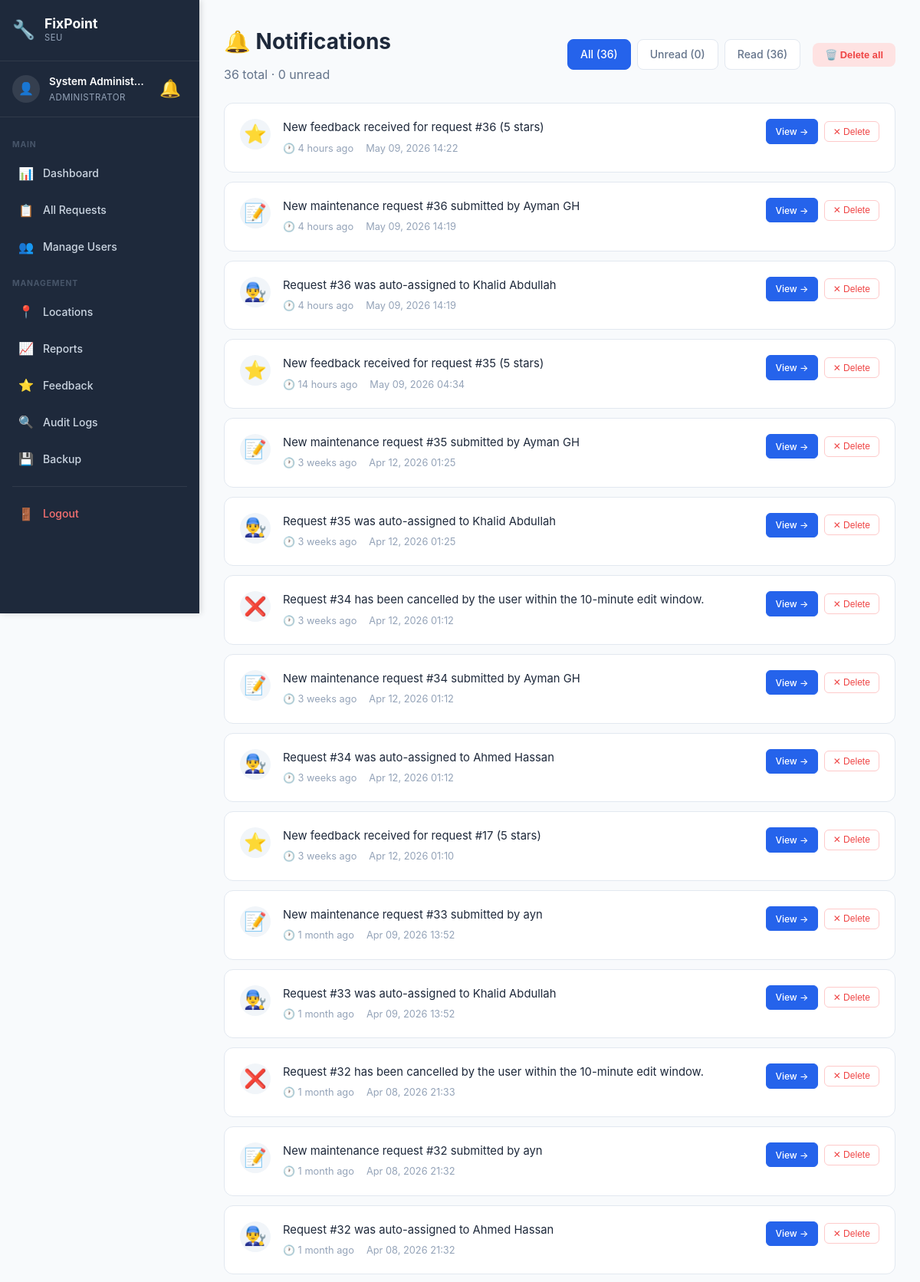
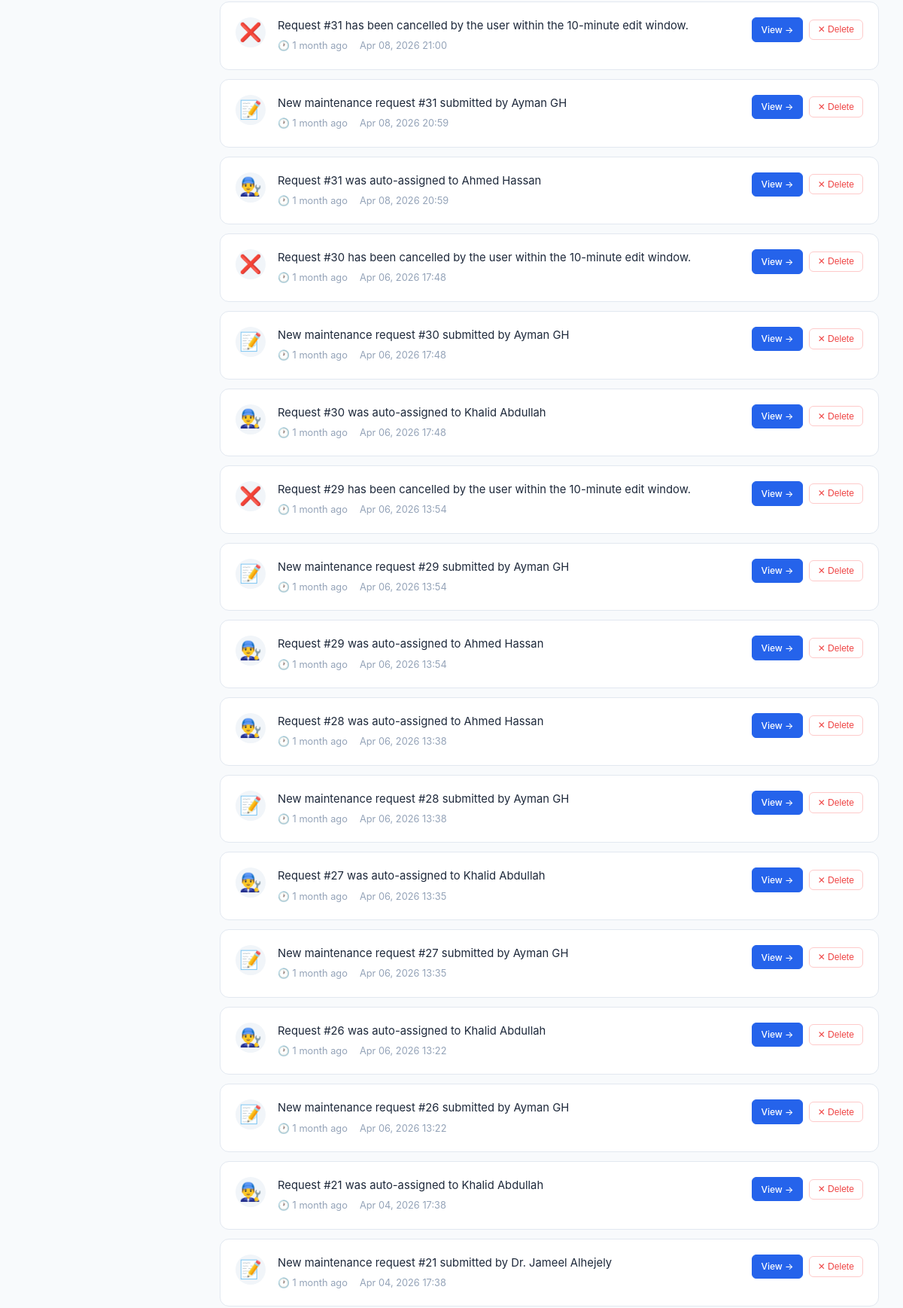
/notifications.php (signed in, upper part), run on the app's committed database (2 pictures, top to bottom).
### tables this page shows
CREATE TABLE `notification` (
  `NotificationID` int(11) NOT NULL,
  `UserID` int(11) NOT NULL,
  `Title` varchar(255) NOT NULL DEFAULT '',
  `RequestID` int(11) DEFAULT NULL,
  `Message` text NOT NULL,
  `IsRead` tinyint(1) DEFAULT 0,
  `CreatedAt` timestamp NOT NULL DEFAULT current_timestamp()
);

### config/helpers.php (called while the page is built, shortened)
<?php
function formatDate($date, $format = 'M d, Y H:i') {
    return date($format, strtotime($date));
}
function e($string) {
    return htmlspecialchars($string, ENT_QUOTES, 'UTF-8');
}
?>

### notifications.php (the view, shortened to what this page needs)
<?php
require_once 'config/database.php';
require_once 'config/helpers.php';
$user_id = $_SESSION['user_id'];
$role_id = $_SESSION['role_id'];
$filter = isset($_GET['filter']) ? $_GET['filter'] : 'all';
$where = "WHERE n.UserID = ?";
$sql = "SELECT
            n.NotificationID,
            n.Message,
            n.IsRead,
            n.CreatedAt,
            n.RequestID
        FROM notification n
        $where
        ORDER BY n.CreatedAt DESC";
$stmt = $conn->prepare($sql);
$stmt->bind_param("i", $user_id);
$stmt->execute();
$notifications = $stmt->get_result()->fetch_all(MYSQLI_ASSOC);
$count_sql = "SELECT
    COUNT(*) as total,
    SUM(CASE WHEN IsRead = 0 THEN 1 ELSE 0 END) as unread,
    SUM(CASE WHEN IsRead = 1 THEN 1 ELSE 0 END) as read_count
FROM notification WHERE UserID = ?";
$count_stmt = $conn->prepare($count_sql);
$count_stmt->bind_param("i", $user_id);
$count_stmt->execute();
$counts = $count_stmt->get_result()->fetch_assoc();
if ($role_id == 1) {
    $details_path = 'admin/request-details.php?id=';
} elseif ($role_id == 2) {
    $details_path = 'technician/task-details.php?id=';
    $dashboard_path = 'technician/dashboard.php';
} else {
    $details_path = 'user/request-details.php?id=';
    $dashboard_path = 'user/dashboard.php';
}
if (!function_exists('notifTimeAgo')) {
    function notifTimeAgo($datetime) {
        $now = new DateTime();
        $ago = new DateTime($datetime);
        $diff = $now->diff($ago);
        if ($diff->m > 0) return $diff->m . ' month' . ($diff->m > 1 ? 's' : '') . ' ago';
        if ($diff->d > 0) {
            return floor($diff->d / 7) . ' week' . (floor($diff->d / 7) > 1 ? 's' : '') . ' ago';
        }
        if ($diff->h > 0) return $diff->h . ' hour' . ($diff->h > 1 ? 's' : '') . ' ago';
        return 'Just now';
    }
}
function getNotifIcon($message) {
    if (strpos($message, 'assigned') !== false) return '👨‍🔧';
    if (strpos($message, 'feedback') !== false || strpos($message, 'stars') !== false) return '⭐';
    if (strpos($message, 'submitted') !== false || strpos($message, 'new') !== false) return '📝';
    if (strpos($message, 'cancelled') !== false) return '❌';
    return '🔔';
}
$_sidebar_role = $_SESSION['role_id'] ?? 0;
?>
<!DOCTYPE html>
<html lang="en">
<head>
    <link rel="stylesheet" href="assets/css/style.css">
    <link rel="stylesheet" href="assets/css/dashboard.css">
    <link rel="stylesheet" href="assets/css/sidebar.css">
</head>
<body class="has-sidebar">
    <aside class="sidebar" id="sidebar">
        <div class="sidebar-header">
            <div class="sidebar-logo">
                <span class="sidebar-logo-icon">🔧</span>
                <div>
                    <span class="sidebar-logo-text">FixPoint</span>
                    <span class="sidebar-logo-sub">SEU</span>
                </div>
            </div>
        </div>
        <div class="sidebar-user">
            <div class="sidebar-avatar">👤</div>
            <div class="sidebar-user-info">
                <span class="sidebar-user-name"><?php echo e($_SESSION['name']); ?></span>
                <span class="sidebar-user-role">
                    <?php
                    if ($_sidebar_role == 1) echo 'Administrator';
                    elseif ($_sidebar_role == 2) echo 'Technician';
                    else echo 'User';
                    ?>
                </span>
            </div>
            <?php include 'includes/notification-bell.php'; ?>
        </div>
        <nav class="sidebar-nav">
            <?php if ($_sidebar_role == 1): ?>
                <div class="sidebar-section-label">Main</div>
                <a href="admin/dashboard.php" class="sidebar-link"><span class="sidebar-icon">📊</span><span>Dashboard</span></a>
                <a href="admin/all-requests.php" class="sidebar-link"><span class="sidebar-icon">📋</span><span>All Requests</span></a>
                <a href="admin/users.php" class="sidebar-link"><span class="sidebar-icon">👥</span><span>Manage Users</span></a>
                <div class="sidebar-section-label">Management</div>
                <a href="admin/locations.php" class="sidebar-link"><span class="sidebar-icon">📍</span><span>Locations</span></a>
                <a href="admin/reports.php" class="sidebar-link"><span class="sidebar-icon">📈</span><span>Reports</span></a>
                <a href="admin/all-feedback.php" class="sidebar-link"><span class="sidebar-icon">⭐</span><span>Feedback</span></a>
                <a href="admin/audit-logs.php" class="sidebar-link"><span class="sidebar-icon">🔍</span><span>Audit Logs</span></a>
                <a href="admin/backup.php" class="sidebar-link"><span class="sidebar-icon">💾</span><span>Backup</span></a>
            <?php endif; ?>
            <div class="sidebar-divider"></div>
            <a href="auth/logout.php" class="sidebar-link sidebar-logout">
                <span class="sidebar-icon">🚪</span><span>Logout</span>
            </a>
        </nav>
    </aside>
    <div class="main-content">
            <div class="topbar-notif"><?php include 'includes/notification-bell.php'; ?></div>
    <div class="dashboard">
        <div class="dashboard-container">
            <div class="notif-page-header">
                <div>
                    <h1 class="welcome-text">🔔 Notifications</h1>
                    <p style="color: #64748b; margin-top: 0.25rem;">
                        <?php echo $counts['total']; ?> total · <?php echo $counts['unread']; ?> unread
                    </p>
                </div>
                <div style="display: flex; gap: 1rem; flex-wrap: wrap; align-items: center;">
                    <div class="notif-filters">
                        <a href="notifications.php?filter=all" class="notif-filter-btn <?php echo $filter === 'all' ? 'active' : ''; ?>">
                            All (<?php echo $counts['total']; ?>)
                        </a>
                        <a href="notifications.php?filter=unread" class="notif-filter-btn <?php echo $filter === 'unread' ? 'active' : ''; ?>">
                            Unread (<?php echo $counts['unread']; ?>)
                        </a>
                        <a href="notifications.php?filter=read" class="notif-filter-btn <?php echo $filter === 'read' ? 'active' : ''; ?>">
                            Read (<?php echo $counts['read_count']; ?>)
                        </a>
                    </div>
                    <?php if ($counts['total'] > 0): ?>
                        <div class="notif-actions">
                            <button class="notif-action-btn btn-delete-all" onclick="pageDeleteAll()">
                                🗑️ Delete all
                            </button>
                        </div>
                    <?php endif; ?>
                </div>
            </div>
            <div id="notifPageList">
                <?php if (count($notifications) > 0): ?>
                    <?php foreach ($notifications as $notif): ?>
                        <div class="notif-card <?php echo $notif['IsRead'] ? '' : 'unread'; ?>" id="page-notif-<?php echo $notif['NotificationID']; ?>">
                            <div class="notif-card-icon">
                                <?php echo getNotifIcon($notif['Message']); ?>
                            </div>
                            <div class="notif-card-content">
                                <div class="notif-card-message"><?php echo e($notif['Message']); ?></div>
                                <div class="notif-card-meta">
                                    <span>🕐 <?php echo notifTimeAgo($notif['CreatedAt']); ?></span>
                                    <span><?php echo formatDate($notif['CreatedAt']); ?></span>
                                </div>
                            </div>
                            <div class="notif-card-actions">
                                <?php if ($notif['RequestID']): ?>
                                    <a href="<?php echo $details_path . $notif['RequestID']; ?>" class="notif-card-btn view-btn">
                                        View →
                                    </a>
                                <?php endif; ?>
                                <button class="notif-card-btn delete-btn" onclick="pageDeleteOne(<?php echo $notif['NotificationID']; ?>)">
                                    ✕ Delete
                                </button>
                            </div>
                        </div>
                    <?php endforeach; ?>
                <?php endif; ?>
            </div>
        </div>
    </div>
    </div>
</body>
</html>

### assets/css/style.css (style rules this page uses)
* { margin: 0; padding: 0; box-sizing: border-box; }
:root { --primary-color: #2563eb; --primary-dark: #1e40af; --secondary-color: #64748b; --success-color: #10b981; --danger-color: #ef4444; --warning-color: #f59e0b; --dark: #1e293b; --gray: #64748b; --light-gray: #f1f5f9; --white: #ffffff; --shadow: 0 4px 6px rgba(0, 0, 0, 0.1); --shadow-lg: 0 10px 25px rgba(0, 0, 0, 0.15); }
body { font-family: -apple-system, BlinkMacSystemFont, 'Segoe UI', Roboto, 'Helvetica Neue', Arial, sans-serif; line-height: 1.6; color: var(--dark); background-color: var(--white); }

### assets/css/dashboard.css (style rules this page uses)
.dashboard { min-height: 100vh; background: #f8fafc; }
.dashboard-container { max-width: 1400px; margin: 0 auto; padding: 2rem; }
.welcome-text { font-size: 1.75rem; font-weight: 700; color: #1e293b; margin-bottom: 0.5rem; }

### assets/css/sidebar.css (style rules this page uses)
:root { --sidebar-width: 260px; --sidebar-bg: #1e293b; --sidebar-text: #cbd5e1; --sidebar-active-bg: rgba(37, 99, 235, 0.15); --sidebar-active-text: #60a5fa; --sidebar-hover-bg: rgba(255, 255, 255, 0.05); --topbar-height: 56px; }
body.has-sidebar { margin: 0; padding: 0; display: flex; min-height: 100vh; background: #f8fafc; }
.sidebar { position: fixed; top: 0; left: 0; width: var(--sidebar-width); height: 100vh; background: var(--sidebar-bg); display: flex; flex-direction: column; z-index: 1000; overflow-y: auto; overflow-x: visible; transition: transform 0.3s ease; box-shadow: 2px 0 8px rgba(0,0,0,0.15); }
.sidebar-header { display: flex; align-items: center; justify-content: space-between; padding: 1.25rem 1rem; border-bottom: 1px solid rgba(255,255,255,0.08); flex-shrink: 0; }
.sidebar-logo { display: flex; align-items: center; gap: 0.75rem; }
.sidebar-logo-icon { font-size: 1.5rem; }
.sidebar-logo-text { display: block; font-size: 1.1rem; font-weight: 700; color: #fff; line-height: 1.2; }
.sidebar-logo-sub { display: block; font-size: 0.7rem; color: #94a3b8; text-transform: uppercase; letter-spacing: 0.05em; }
.sidebar-user { display: flex; align-items: center; gap: 0.75rem; padding: 1rem; border-bottom: 1px solid rgba(255,255,255,0.08); flex-shrink: 0; }
.sidebar-avatar { width: 36px; height: 36px; background: rgba(255,255,255,0.1); border-radius: 50%; display: flex; align-items: center; justify-content: center; font-size: 1rem; flex-shrink: 0; }
.sidebar-user-info { flex: 1; min-width: 0; }
.sidebar-user-name { display: block; color: #fff; font-size: 0.85rem; font-weight: 600; white-space: nowrap; overflow: hidden; text-overflow: ellipsis; }
.sidebar-user-role { display: block; color: #94a3b8; font-size: 0.72rem; text-transform: uppercase; letter-spacing: 0.04em; }
.sidebar-nav { flex: 1; padding: 0.75rem 0; overflow-y: auto; }
.sidebar-section-label { padding: 0.5rem 1rem 0.25rem; font-size: 0.65rem; font-weight: 700; color: #475569; text-transform: uppercase; letter-spacing: 0.08em; margin-top: 0.5rem; }
.sidebar-link { display: flex; align-items: center; gap: 0.75rem; padding: 0.65rem 1rem; color: var(--sidebar-text); text-decoration: none; font-size: 0.875rem; font-weight: 500; transition: all 0.15s ease; position: relative; margin: 0.1rem 0.5rem; border-radius: 0.5rem; }
.sidebar-icon { font-size: 1rem; flex-shrink: 0; width: 20px; text-align: center; }
.sidebar-divider { height: 1px; background: rgba(255,255,255,0.08); margin: 0.75rem 1rem; }
.sidebar-logout { color: #f87171 !important; }
.main-content { margin-left: var(--sidebar-width); flex: 1; min-height: 100vh; width: calc(100% - var(--sidebar-width)); box-sizing: border-box; display: flex; flex-direction: column; }

### data on the page
notification: Message "⭐", Message "New feedback received for request #36 (5 stars)", CreatedAt "4 hours ago", CreatedAt "May 09, 2026 14:22"
notification: Message "📝", Message "New maintenance request #36 submitted by Ayman GH", CreatedAt "4 hours ago", CreatedAt "May 09, 2026 14:19"
notification: Message "👨‍🔧", Message "Request #36 was auto-assigned to Khalid Abdullah", CreatedAt "4 hours ago", CreatedAt "May 09, 2026 14:19"
notification: Message "⭐", Message "New feedback received for request #35 (5 stars)", CreatedAt "14 hours ago", CreatedAt "May 09, 2026 04:34"
notification: Message "📝", Message "New maintenance request #35 submitted by Ayman GH", CreatedAt "3 weeks ago", CreatedAt "Apr 12, 2026 01:25"
notification: Message "👨‍🔧", Message "Request #35 was auto-assigned to Khalid Abdullah", CreatedAt "3 weeks ago", CreatedAt "Apr 12, 2026 01:25"
notification: Message "❌", Message "Request #34 has been cancelled by the user within the 10-minute edit window.", CreatedAt "3 weeks ago", CreatedAt "Apr 12, 2026 01:12"
notification: Message "📝", Message "New maintenance request #34 submitted by Ayman GH", CreatedAt "3 weeks ago", CreatedAt "Apr 12, 2026 01:12"
notification: Message "👨‍🔧", Message "Request #34 was auto-assigned to Ahmed Hassan", CreatedAt "3 weeks ago", CreatedAt "Apr 12, 2026 01:12"
notification: Message "⭐", Message "New feedback received for request #17 (5 stars)", CreatedAt "3 weeks ago", CreatedAt "Apr 12, 2026 01:10"
notification: Message "📝", Message "New maintenance request #33 submitted by ayn", CreatedAt "1 month ago", CreatedAt "Apr 09, 2026 13:52"
notification: Message "👨‍🔧", Message "Request #33 was auto-assigned to Khalid Abdullah", CreatedAt "1 month ago", CreatedAt "Apr 09, 2026 13:52"
notification: Message "❌", Message "Request #32 has been cancelled by the user within the 10-minute edit window.", CreatedAt "1 month ago", CreatedAt "Apr 08, 2026 21:33"
notification: Message "📝", Message "New maintenance request #32 submitted by ayn", CreatedAt "1 month ago", CreatedAt "Apr 08, 2026 21:32"
notification: Message "👨‍🔧", Message "Request #32 was auto-assigned to Ahmed Hassan", CreatedAt "1 month ago", CreatedAt "Apr 08, 2026 21:32"
notification: Message "❌", Message "Request #31 has been cancelled by the user within the 10-minute edit window.", CreatedAt "1 month ago", CreatedAt "Apr 08, 2026 21:00"
notification: Message "📝", Message "New maintenance request #31 submitted by Ayman GH", CreatedAt "1 month ago", CreatedAt "Apr 08, 2026 20:59"
notification: Message "👨‍🔧", Message "Request #31 was auto-assigned to Ahmed Hassan", CreatedAt "1 month ago", CreatedAt "Apr 08, 2026 20:59"
notification: Message "❌", Message "Request #30 has been cancelled by the user within the 10-minute edit window.", CreatedAt "1 month ago", CreatedAt "Apr 06, 2026 17:48"
notification: Message "📝", Message "New maintenance request #30 submitted by Ayman GH", CreatedAt "1 month ago", CreatedAt "Apr 06, 2026 17:48"
notification: Message "👨‍🔧", Message "Request #30 was auto-assigned to Khalid Abdullah", CreatedAt "1 month ago", CreatedAt "Apr 06, 2026 17:48"
notification: Message "❌", Message "Request #29 has been cancelled by the user within the 10-minute edit window.", CreatedAt "1 month ago", CreatedAt "Apr 06, 2026 13:54"
notification: Message "📝", Message "New maintenance request #29 submitted by Ayman GH", CreatedAt "1 month ago", CreatedAt "Apr 06, 2026 13:54"
notification: Message "👨‍🔧", Message "Request #29 was auto-assigned to Ahmed Hassan", CreatedAt "1 month ago", CreatedAt "Apr 06, 2026 13:54"
notification: Message "👨‍🔧", Message "Request #28 was auto-assigned to Ahmed Hassan", CreatedAt "1 month ago", CreatedAt "Apr 06, 2026 13:38"
notification: Message "📝", Message "New maintenance request #28 submitted by Ayman GH", CreatedAt "1 month ago", CreatedAt "Apr 06, 2026 13:38"
notification: Message "👨‍🔧", Message "Request #27 was auto-assigned to Khalid Abdullah", CreatedAt "1 month ago", CreatedAt "Apr 06, 2026 13:35"
notification: Message "📝", Message "New maintenance request #27 submitted by Ayman GH", CreatedAt "1 month ago", CreatedAt "Apr 06, 2026 13:35"
notification: Message "👨‍🔧", Message "Request #26 was auto-assigned to Khalid Abdullah", CreatedAt "1 month ago", CreatedAt "Apr 06, 2026 13:22"
notification: Message "📝", Message "New maintenance request #26 submitted by Ayman GH", CreatedAt "1 month ago", CreatedAt "Apr 06, 2026 13:22"
notification: Message "👨‍🔧", Message "Request #21 was auto-assigned to Khalid Abdullah", CreatedAt "1 month ago", CreatedAt "Apr 04, 2026 17:38"
notification: Message "📝", Message "New maintenance request #21 submitted by Dr. Jameel Alhejely", CreatedAt "1 month ago", CreatedAt "Apr 04, 2026 17:38"

### other printed values
$_SESSION['name'] "System Administ…"
$counts['total'] "36"
$counts['unread'] "0"
$counts['read_count'] "36"
